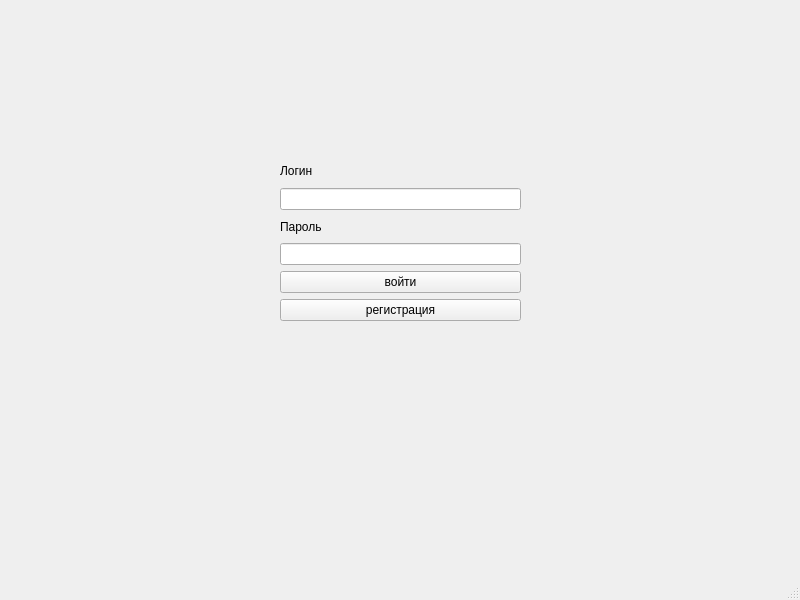
<?xml version="1.0" encoding="UTF-8"?>
<ui version="4.0">
 <class>LoginViewController</class>
 <widget class="QMainWindow" name="LoginViewController">
  <property name="geometry">
   <rect>
    <x>0</x>
    <y>0</y>
    <width>800</width>
    <height>600</height>
   </rect>
  </property>
  <property name="windowTitle">
   <string>LoginViewController</string>
  </property>
  <widget class="QWidget" name="centralwidget">
   <widget class="QWidget" name="gridLayoutWidget">
    <property name="geometry">
     <rect>
      <x>280</x>
      <y>160</y>
      <width>241</width>
      <height>161</height>
     </rect>
    </property>
    <layout class="QGridLayout" name="gridLayout">
     <item row="1" column="0">
      <widget class="QLineEdit" name="LoginText"/>
     </item>
     <item row="4" column="0">
      <widget class="QPushButton" name="LoginButton">
       <property name="text">
        <string>войти</string>
       </property>
      </widget>
     </item>
     <item row="0" column="0">
      <widget class="QLabel" name="label">
       <property name="text">
        <string>Логин</string>
       </property>
      </widget>
     </item>
     <item row="2" column="0">
      <widget class="QLabel" name="label_2">
       <property name="text">
        <string>Пароль</string>
       </property>
      </widget>
     </item>
     <item row="5" column="0">
      <widget class="QPushButton" name="RegistrationButton">
       <property name="text">
        <string>регистрация</string>
       </property>
      </widget>
     </item>
     <item row="3" column="0">
      <widget class="QLineEdit" name="PasswordText"/>
     </item>
    </layout>
   </widget>
  </widget>
  <widget class="QMenuBar" name="menubar">
   <property name="geometry">
    <rect>
     <x>0</x>
     <y>0</y>
     <width>800</width>
     <height>21</height>
    </rect>
   </property>
  </widget>
  <widget class="QStatusBar" name="statusbar"/>
 </widget>
 <resources/>
 <connections/>
</ui>
